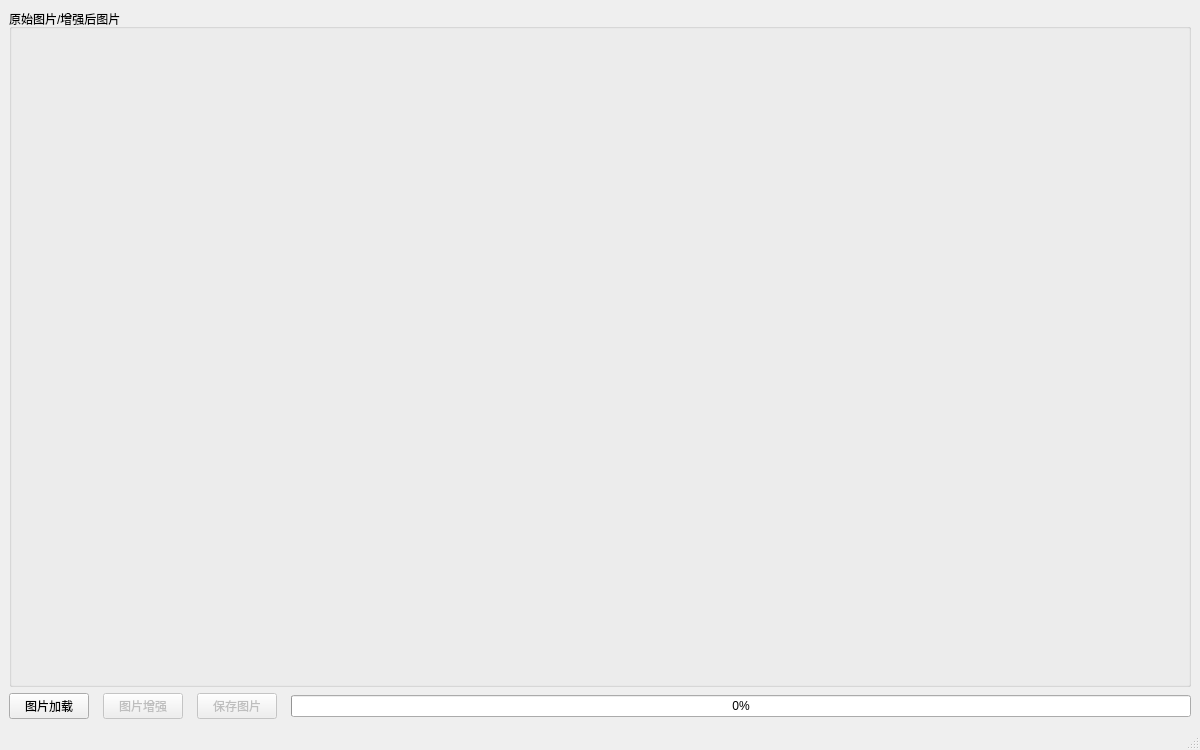
<?xml version="1.0" encoding="UTF-8"?>
<ui version="4.0">
 <class>MainWindow</class>
 <widget class="QMainWindow" name="MainWindow">
  <property name="geometry">
   <rect>
    <x>0</x>
    <y>0</y>
    <width>1200</width>
    <height>750</height>
   </rect>
  </property>
  <property name="minimumSize">
   <size>
    <width>1100</width>
    <height>700</height>
   </size>
  </property>
  <property name="windowTitle">
   <string>图像增强系统</string>
  </property>
  <widget class="QWidget" name="centralwidget">
   <layout class="QVBoxLayout" name="verticalLayout">
    <item>
     <layout class="QHBoxLayout" name="horizontalLayout_2">
      <item>
       <widget class="QGroupBox" name="groupbox">
        <property name="title">
         <string>原始图片/增强后图片</string>
        </property>
       </widget>
      </item>
     </layout>
    </item>
    <item>
     <layout class="QHBoxLayout" name="horizontalLayout">
      <property name="spacing">
       <number>14</number>
      </property>
      <item>
       <widget class="QPushButton" name="loadBtn">
        <property name="text">
         <string>图片加载</string>
        </property>
       </widget>
      </item>
      <item>
       <widget class="QPushButton" name="enhanceBtn">
        <property name="enabled">
         <bool>false</bool>
        </property>
        <property name="text">
         <string>图片增强</string>
        </property>
       </widget>
      </item>
      <item>
       <widget class="QPushButton" name="saveBtn">
        <property name="enabled">
         <bool>false</bool>
        </property>
        <property name="text">
         <string>保存图片</string>
        </property>
       </widget>
      </item>
      <item>
       <widget class="QProgressBar" name="progressBar">
        <property name="value">
         <number>0</number>
        </property>
       </widget>
      </item>
     </layout>
    </item>
   </layout>
  </widget>
  <widget class="QStatusBar" name="statusBar"/>
  <widget class="QMenuBar" name="menuBar">
   <property name="geometry">
    <rect>
     <x>0</x>
     <y>0</y>
     <width>1200</width>
     <height>18</height>
    </rect>
   </property>
  </widget>
 </widget>
 <resources/>
 <connections/>
 <slots>
  <slot>loadImg()</slot>
  <slot>enhanceImg()</slot>
  <slot>saveImg()</slot>
 </slots>
</ui>
